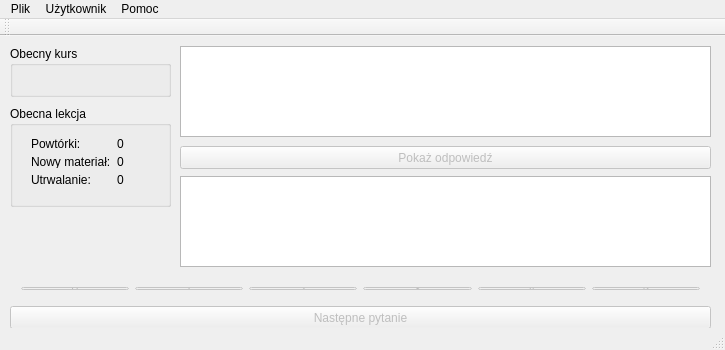
<?xml version="1.0" encoding="UTF-8"?>
<ui version="4.0">
 <class>RecondoUIClass</class>
 <widget class="QMainWindow" name="RecondoUIClass">
  <property name="geometry">
   <rect>
    <x>0</x>
    <y>0</y>
    <width>725</width>
    <height>350</height>
   </rect>
  </property>
  <property name="sizePolicy">
   <sizepolicy hsizetype="Expanding" vsizetype="Preferred">
    <horstretch>0</horstretch>
    <verstretch>0</verstretch>
   </sizepolicy>
  </property>
  <property name="minimumSize">
   <size>
    <width>725</width>
    <height>350</height>
   </size>
  </property>
  <property name="maximumSize">
   <size>
    <width>725</width>
    <height>350</height>
   </size>
  </property>
  <property name="windowTitle">
   <string>Recondo</string>
  </property>
  <widget class="QWidget" name="centralWidget">
   <property name="sizePolicy">
    <sizepolicy hsizetype="Expanding" vsizetype="Preferred">
     <horstretch>0</horstretch>
     <verstretch>0</verstretch>
    </sizepolicy>
   </property>
   <widget class="QWidget" name="gridLayoutWidget">
    <property name="geometry">
     <rect>
      <x>10</x>
      <y>240</y>
      <width>701</width>
      <height>25</height>
     </rect>
    </property>
    <layout class="QHBoxLayout" name="horizontalLayout">
     <item>
      <widget class="QPushButton" name="btnQualityZero">
       <property name="enabled">
        <bool>false</bool>
       </property>
       <property name="sizePolicy">
        <sizepolicy hsizetype="Expanding" vsizetype="Fixed">
         <horstretch>0</horstretch>
         <verstretch>0</verstretch>
        </sizepolicy>
       </property>
       <property name="text">
        <string>0</string>
       </property>
      </widget>
     </item>
     <item>
      <widget class="QPushButton" name="btnQualityOne">
       <property name="enabled">
        <bool>false</bool>
       </property>
       <property name="sizePolicy">
        <sizepolicy hsizetype="Expanding" vsizetype="Fixed">
         <horstretch>0</horstretch>
         <verstretch>0</verstretch>
        </sizepolicy>
       </property>
       <property name="text">
        <string>1</string>
       </property>
      </widget>
     </item>
     <item>
      <widget class="QPushButton" name="btnQualityTwo">
       <property name="enabled">
        <bool>false</bool>
       </property>
       <property name="sizePolicy">
        <sizepolicy hsizetype="Expanding" vsizetype="Fixed">
         <horstretch>0</horstretch>
         <verstretch>0</verstretch>
        </sizepolicy>
       </property>
       <property name="text">
        <string>2</string>
       </property>
      </widget>
     </item>
     <item>
      <widget class="QPushButton" name="btnQualityThree">
       <property name="enabled">
        <bool>false</bool>
       </property>
       <property name="sizePolicy">
        <sizepolicy hsizetype="Expanding" vsizetype="Fixed">
         <horstretch>0</horstretch>
         <verstretch>0</verstretch>
        </sizepolicy>
       </property>
       <property name="text">
        <string>3</string>
       </property>
      </widget>
     </item>
     <item>
      <widget class="QPushButton" name="btnQualityFour">
       <property name="enabled">
        <bool>false</bool>
       </property>
       <property name="sizePolicy">
        <sizepolicy hsizetype="Expanding" vsizetype="Fixed">
         <horstretch>0</horstretch>
         <verstretch>0</verstretch>
        </sizepolicy>
       </property>
       <property name="text">
        <string>4</string>
       </property>
      </widget>
     </item>
     <item>
      <widget class="QPushButton" name="btnQualityFive">
       <property name="enabled">
        <bool>false</bool>
       </property>
       <property name="sizePolicy">
        <sizepolicy hsizetype="Expanding" vsizetype="Fixed">
         <horstretch>0</horstretch>
         <verstretch>0</verstretch>
        </sizepolicy>
       </property>
       <property name="text">
        <string>5</string>
       </property>
      </widget>
     </item>
    </layout>
   </widget>
   <widget class="QTextEdit" name="textQuestion">
    <property name="geometry">
     <rect>
      <x>180</x>
      <y>10</y>
      <width>531</width>
      <height>91</height>
     </rect>
    </property>
    <property name="readOnly">
     <bool>true</bool>
    </property>
   </widget>
   <widget class="QTextEdit" name="textAnswer">
    <property name="geometry">
     <rect>
      <x>180</x>
      <y>140</y>
      <width>531</width>
      <height>91</height>
     </rect>
    </property>
    <property name="readOnly">
     <bool>true</bool>
    </property>
   </widget>
   <widget class="QPushButton" name="btnShowAnswer">
    <property name="enabled">
     <bool>false</bool>
    </property>
    <property name="geometry">
     <rect>
      <x>180</x>
      <y>110</y>
      <width>531</width>
      <height>23</height>
     </rect>
    </property>
    <property name="text">
     <string>Pokaż odpowiedź</string>
    </property>
   </widget>
   <widget class="QPushButton" name="btnNextQuestion">
    <property name="enabled">
     <bool>false</bool>
    </property>
    <property name="geometry">
     <rect>
      <x>10</x>
      <y>270</y>
      <width>701</width>
      <height>23</height>
     </rect>
    </property>
    <property name="text">
     <string>Następne pytanie</string>
    </property>
   </widget>
   <widget class="QGroupBox" name="gbCurrentLection">
    <property name="geometry">
     <rect>
      <x>10</x>
      <y>70</y>
      <width>161</width>
      <height>101</height>
     </rect>
    </property>
    <property name="title">
     <string>Obecna lekcja</string>
    </property>
    <widget class="QWidget" name="formLayoutWidget">
     <property name="geometry">
      <rect>
       <x>10</x>
       <y>20</y>
       <width>141</width>
       <height>71</height>
      </rect>
     </property>
     <layout class="QGridLayout" name="gridLayout">
      <item row="2" column="0">
       <widget class="QLabel" name="lbPreserveation">
        <property name="text">
         <string>Utrwalanie:</string>
        </property>
       </widget>
      </item>
      <item row="1" column="0">
       <widget class="QLabel" name="lbNewItems">
        <property name="text">
         <string>Nowy materiał:</string>
        </property>
       </widget>
      </item>
      <item row="0" column="0">
       <widget class="QLabel" name="lbRepeat">
        <property name="text">
         <string>Powtórki:</string>
        </property>
       </widget>
      </item>
      <item row="0" column="1">
       <widget class="QLabel" name="lbHarmonogramNumber">
        <property name="text">
         <string>0</string>
        </property>
       </widget>
      </item>
      <item row="1" column="1">
       <widget class="QLabel" name="lbNewItemsNumber">
        <property name="text">
         <string>0</string>
        </property>
       </widget>
      </item>
      <item row="2" column="1">
       <widget class="QLabel" name="lbRepeatNumber">
        <property name="text">
         <string>0</string>
        </property>
       </widget>
      </item>
     </layout>
    </widget>
   </widget>
   <widget class="QGroupBox" name="gbCurrentCourse">
    <property name="geometry">
     <rect>
      <x>10</x>
      <y>10</y>
      <width>161</width>
      <height>51</height>
     </rect>
    </property>
    <property name="title">
     <string>Obecny kurs</string>
    </property>
    <widget class="QWidget" name="gridLayoutWidget_2">
     <property name="geometry">
      <rect>
       <x>10</x>
       <y>20</y>
       <width>141</width>
       <height>21</height>
      </rect>
     </property>
     <layout class="QGridLayout" name="gridLayout_2">
      <item row="0" column="0">
       <widget class="QLabel" name="lbCourseNameInfo">
        <property name="text">
         <string>Nazwa kursu:</string>
        </property>
       </widget>
      </item>
      <item row="0" column="1">
       <widget class="QLabel" name="lbCourseName">
        <property name="text">
         <string/>
        </property>
       </widget>
      </item>
     </layout>
    </widget>
   </widget>
  </widget>
  <widget class="QMenuBar" name="menuBar">
   <property name="geometry">
    <rect>
     <x>0</x>
     <y>0</y>
     <width>725</width>
     <height>21</height>
    </rect>
   </property>
   <widget class="QMenu" name="menuFile">
    <property name="title">
     <string>Plik</string>
    </property>
    <addaction name="actionChooseCourse"/>
    <addaction name="separator"/>
    <addaction name="actionClose"/>
   </widget>
   <widget class="QMenu" name="menuUser">
    <property name="title">
     <string>Użytkownik</string>
    </property>
    <addaction name="actionStartLection"/>
    <addaction name="actionEndLection"/>
   </widget>
   <widget class="QMenu" name="menuHelp">
    <property name="title">
     <string>Pomoc</string>
    </property>
    <addaction name="actionAbout"/>
   </widget>
   <addaction name="menuFile"/>
   <addaction name="menuUser"/>
   <addaction name="menuHelp"/>
  </widget>
  <widget class="QToolBar" name="mainToolBar">
   <attribute name="toolBarArea">
    <enum>TopToolBarArea</enum>
   </attribute>
   <attribute name="toolBarBreak">
    <bool>false</bool>
   </attribute>
  </widget>
  <widget class="QStatusBar" name="statusBar"/>
  <action name="actionChooseCourse">
   <property name="text">
    <string>Wybierz kurs</string>
   </property>
  </action>
  <action name="actionStartLection">
   <property name="text">
    <string>Rozpocznij lekcję</string>
   </property>
  </action>
  <action name="actionAbout">
   <property name="text">
    <string>O programie</string>
   </property>
  </action>
  <action name="actionCreateCourse">
   <property name="text">
    <string>Utwórz własny kurs</string>
   </property>
  </action>
  <action name="actionEditCourse">
   <property name="text">
    <string>Edytuj kurs</string>
   </property>
  </action>
  <action name="actionClose">
   <property name="text">
    <string>Zamknij</string>
   </property>
  </action>
  <action name="actionReadCourse">
   <property name="text">
    <string>Wczytaj kurs</string>
   </property>
  </action>
  <action name="actionEndLection">
   <property name="enabled">
    <bool>false</bool>
   </property>
   <property name="text">
    <string>Zakończ lekcję</string>
   </property>
  </action>
 </widget>
 <layoutdefault spacing="6" margin="11"/>
 <resources>
  <include location="RecondoUi.qrc"/>
 </resources>
 <connections/>
</ui>
